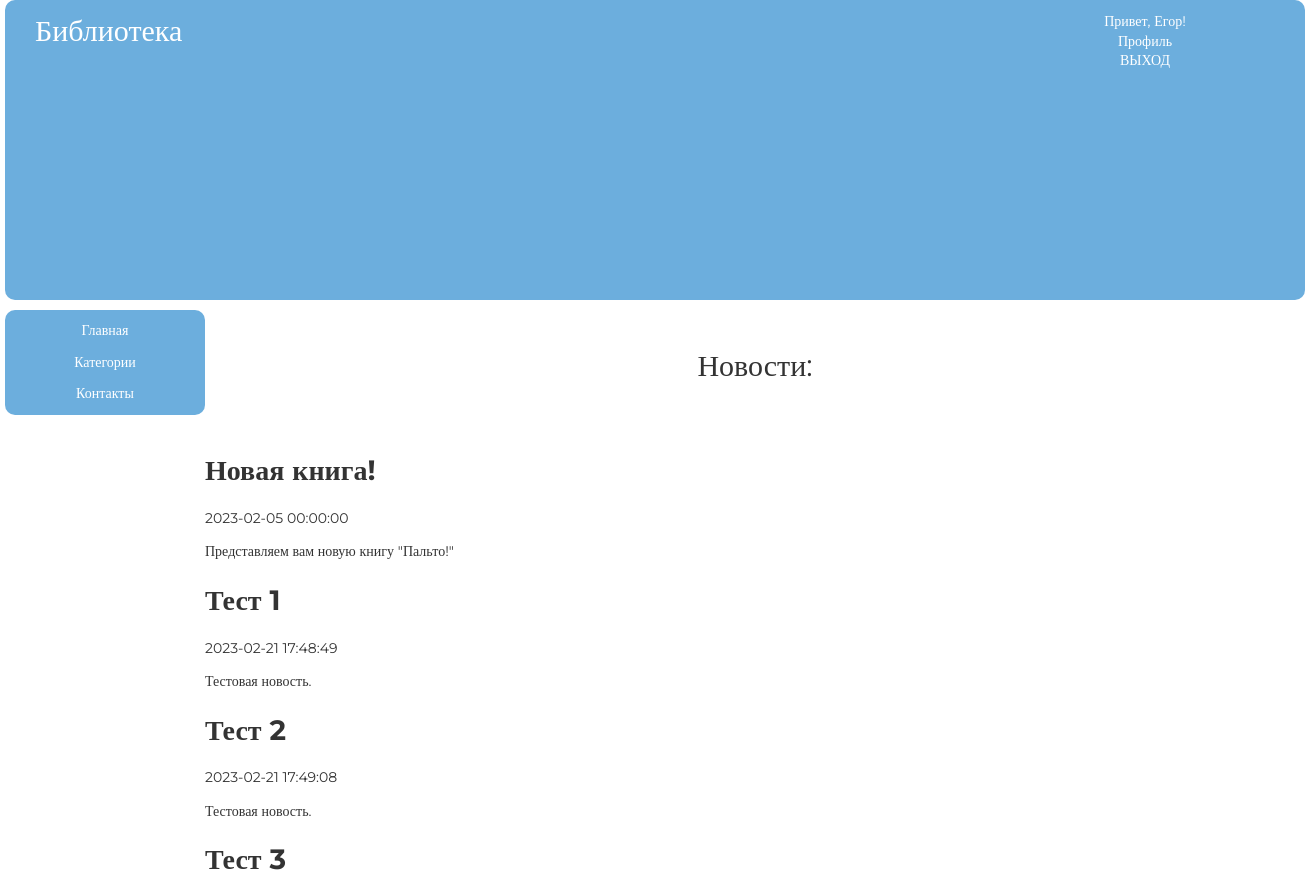
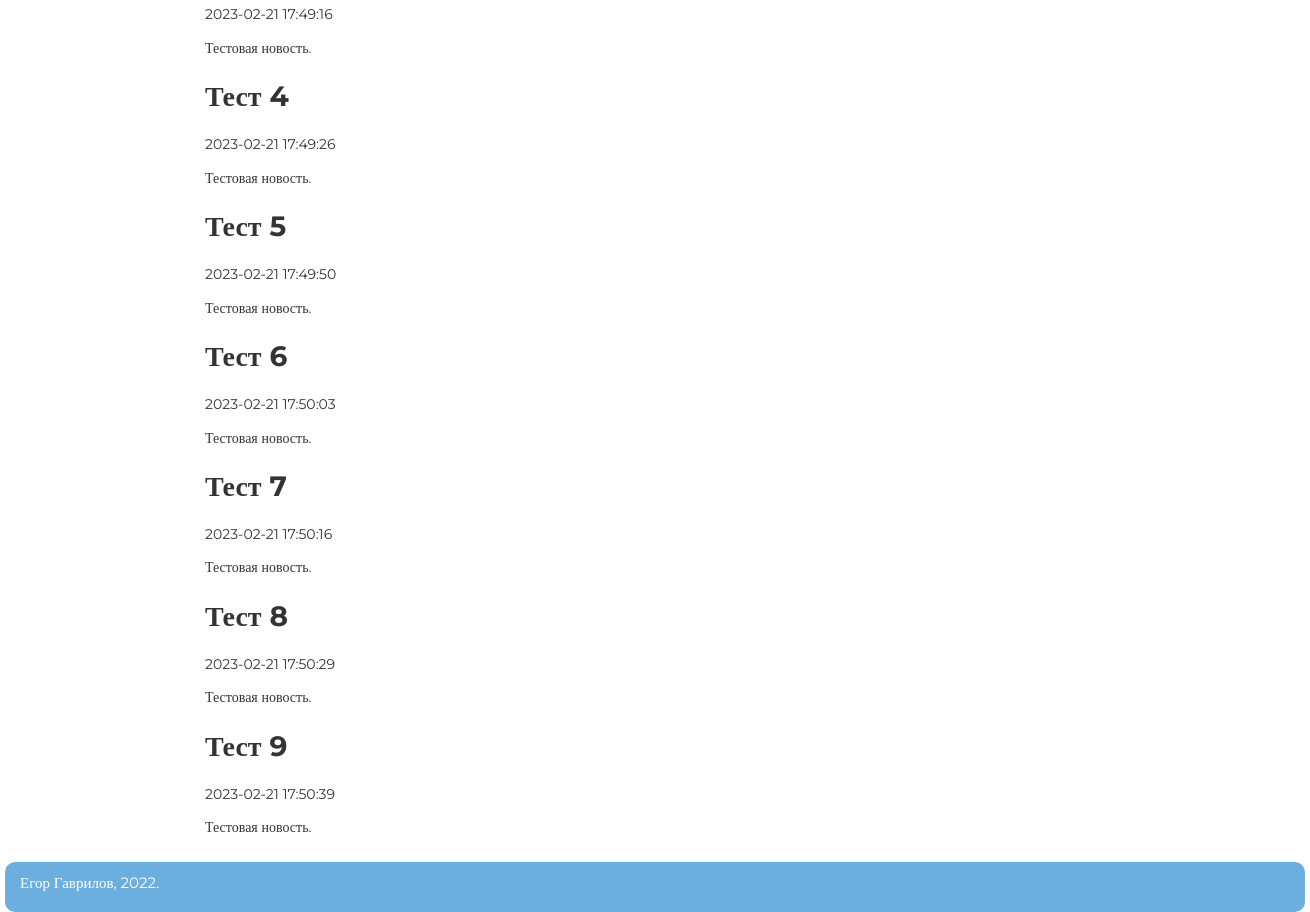
/ (signed in), run on the app's committed database (2 pictures, top to bottom).
### tables this page shows
CREATE TABLE `news` (
  `id` int(11) NOT NULL,
  `name` text NOT NULL,
  `text` text NOT NULL,
  `date` datetime NOT NULL DEFAULT current_timestamp()
);

### index.php (called while the page is built)
<?php
include "components/header.php";
include "components/contents/main.php";
include "components/sidebar.php";
include "components/footer.php";

### components/contents/main.php (the view)
<div class="container clearfix">
    <main class="content">
        <p style="text-align: center; font-size: 30px; margin: 0; padding: 1.5em 0;">Новости:</p>
        <?php
        $str_out_news = "SELECT * FROM `news`";
        $run_out_news = mysqli_query($connect, $str_out_news);
        while ($out_news = mysqli_fetch_array($run_out_news)) {
            echo "
                                <h1>$out_news[name]</h1>
                                <p>$out_news[date]</p>
                                <p>$out_news[text]</p>
                            ";
        }
        ?>
    </main>

### css/style.css (style rules this page uses)
html { line-height: 1.15; -webkit-text-size-adjust: 100%; }
body { margin: 0; }
main { display: block; }
h1 { font-size: 2em; margin: 0.67em 0; }
* { -webkit-box-sizing: border-box; -moz-box-sizing: border-box; box-sizing: border-box; }
.clearfix:after { content: ""; display:block; clear: both; }
html, body { font-family: Montserrat; margin: 0; padding: 0; font-size: 14px; line-height: 1.4; color: #333; background-color: #fff; }
.content { width: 100%; float: left; padding-left: 200px; margin-bottom: 10px; }

### data on the page
news: name "Новая книга!", date "2023-02-05 00:00:00", text "Представляем вам новую книгу \"Пальто!\""
news: name "Тест 1", date "2023-02-21 17:48:49", text "Тестовая новость."
news: name "Тест 2", date "2023-02-21 17:49:08", text "Тестовая новость."
news: name "Тест 3", date "2023-02-21 17:49:16", text "Тестовая новость."
news: name "Тест 4", date "2023-02-21 17:49:26", text "Тестовая новость."
news: name "Тест 5", date "2023-02-21 17:49:50", text "Тестовая новость."
news: name "Тест 6", date "2023-02-21 17:50:03", text "Тестовая новость."
news: name "Тест 7", date "2023-02-21 17:50:16", text "Тестовая новость."
news: name "Тест 8", date "2023-02-21 17:50:29", text "Тестовая новость."
news: name "Тест 9", date "2023-02-21 17:50:39", text "Тестовая новость."

### other printed values
$_SESSION['client']['name'] "Егор"
